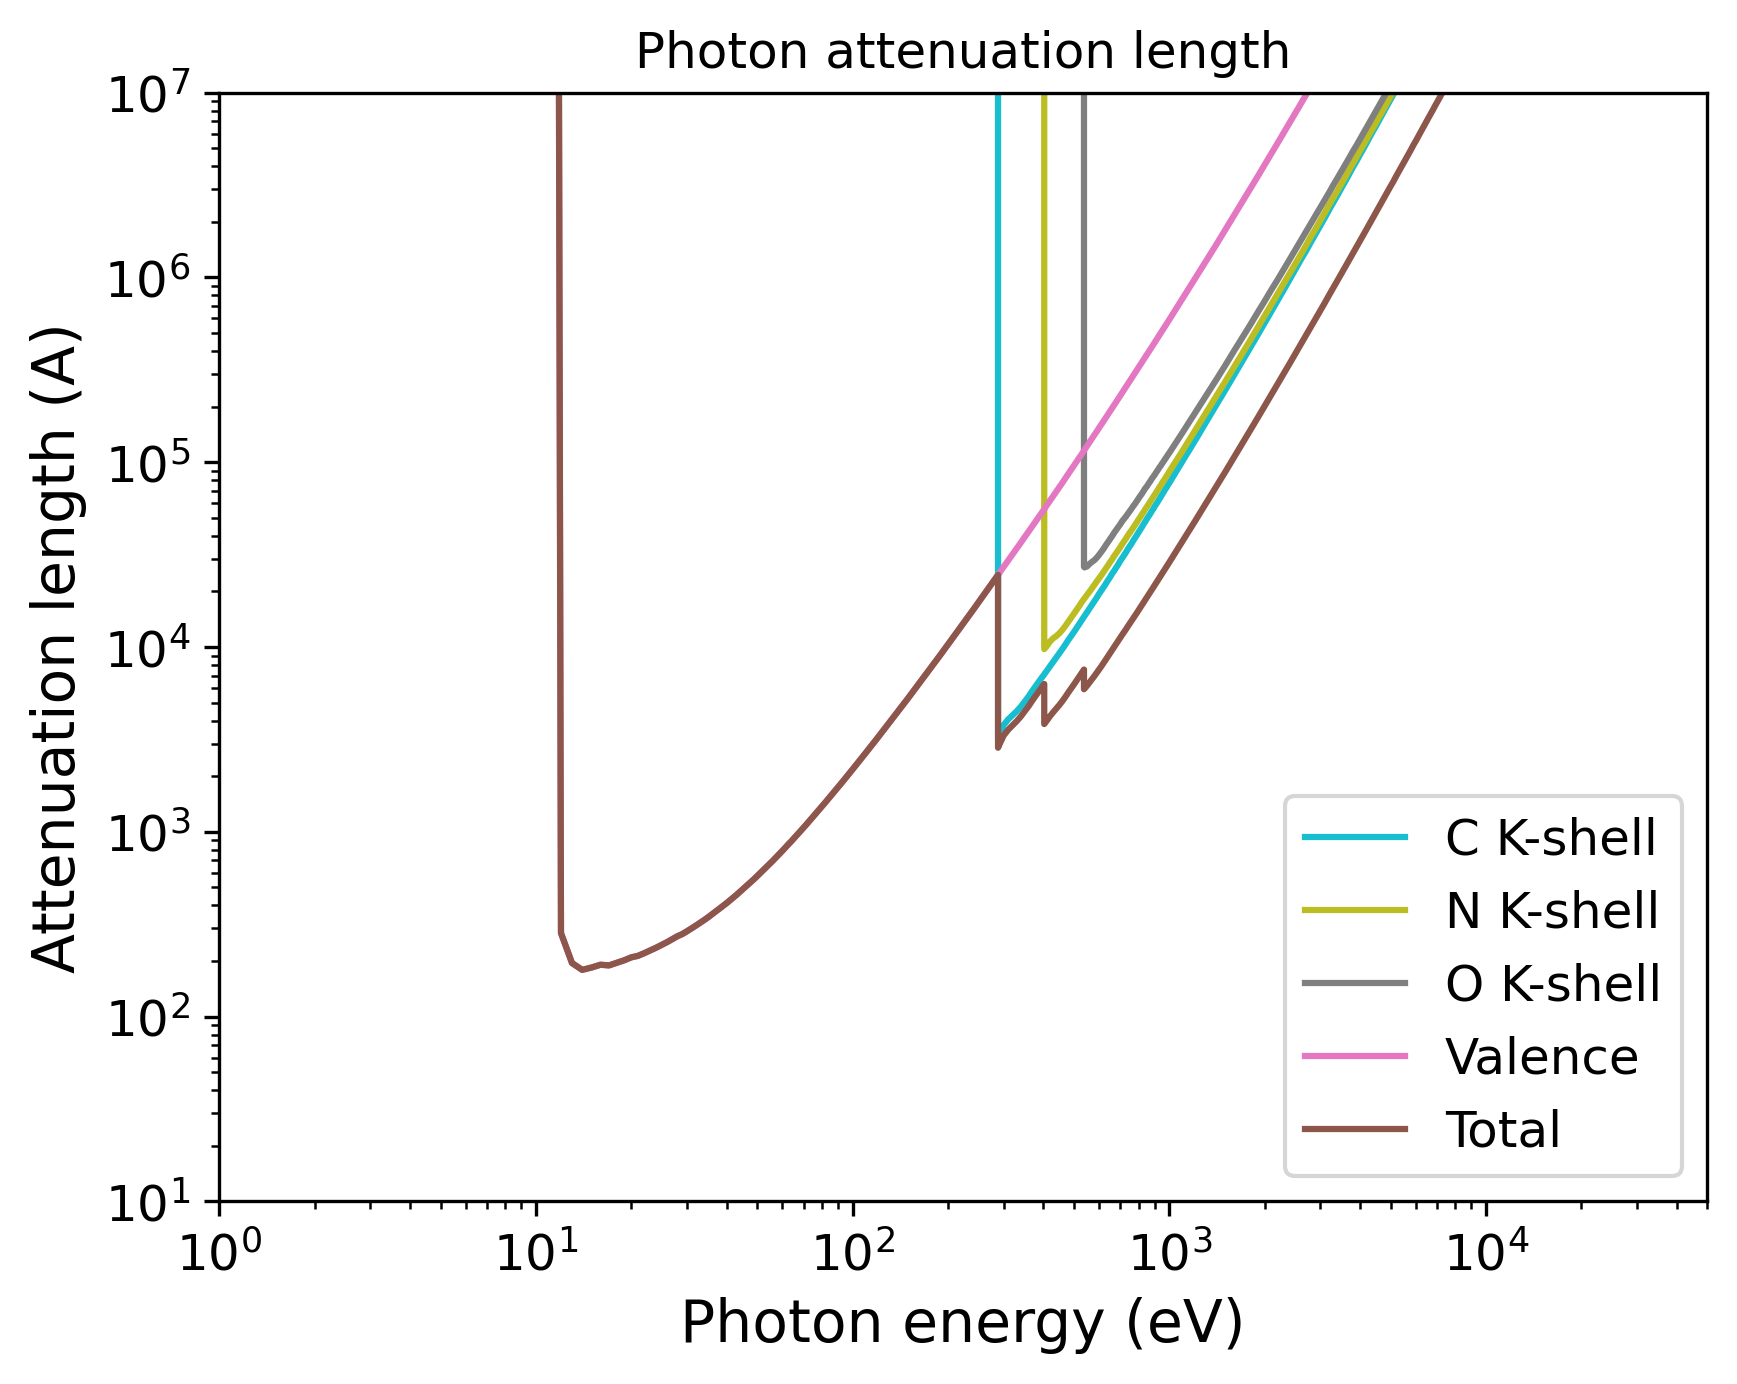

The script that saved this image:
import pandas as pd
import numpy as np
import matplotlib.pyplot as plt
import matplotlib.cm as cm
# Set the format:
plt.xlabel("Photon energy (eV)", fontsize=14)
plt.ylabel("Attenuation length (A)", fontsize=14)
plt.xticks(fontsize=12)
plt.yticks(fontsize=12)
plt.grid(False)
# Set the axes:
# Read the output file:
df = pd.read_csv(r"OUTPUT_Caffeine_Photon_IMFP.dat", sep=r'\s+', header=None, comment="#", skipinitialspace=True)
plt.xscale("log")
plt.yscale("log")
# Prepare the plot:
columns_to_plot = [ 1, 2, 3, 4, 5]
labels = [ "C K-shell", "N K-shell", "O K-shell", "Valence", "Total"]
# Create N distinct colors from a colormap
N = len(columns_to_plot)
colors = plt.cm.tab10(np.linspace(1, 0, 10))
# Set line styles:
linestyles = [ "-", "-", "-", "-", "-"]
for i, col in enumerate(columns_to_plot):
    color = colors[i % len(colors)]
    ls    = linestyles[i % len(linestyles)]
    label = labels[i % len(labels)]
    plt.plot(df.iloc[:, 0], df.iloc[:, col],
    color=color,
    label=label,
    linestyle=ls)
plt.xlim(1.00000000,50000.00000000)
plt.ylim(10.00000000,10000000.00000000)
plt.title("Photon attenuation length")
plt.legend(loc="best", fontsize=12)
# Save the plot in this format:
plt.savefig("OUTPUT_MFP_photon.png", dpi=300, bbox_inches="tight")
